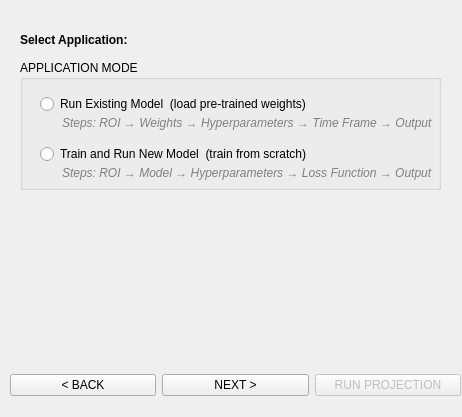
<?xml version="1.0" encoding="UTF-8"?>
<ui version="4.0">
 <class>population_modelDialogBase</class>
 <widget class="QDialog" name="population_modelDialogBase">
  <property name="geometry">
   <rect><x>0</x><y>0</y><width>462</width><height>417</height></rect>
  </property>
  <property name="windowTitle">
   <string>LandScan Population Modelling</string>
  </property>

  <!--
    Page indices (stacked widget order):
      0  – Mode selector          (shared entry point)
      1  – ROI                    (shared)
      2  – Model selection        (Train & Run only)
      3  – Weights upload         (Run Existing only)  ← NEW dedicated page
      4  – Hyperparameters        (shared; auto-filled + locked in Run Existing)
      5  – Loss function          (Train & Run only)
      6  – Time frame             (Run Existing only)  ← split out from old page 5
      7  – Output directory       (shared)

    Run Existing flow : 0 → 1 → 3 → 4 → 6 → 7
    Train & Run flow  : 0 → 1 → 2 → 4 → 5 → 7
  -->

  <widget class="QStackedWidget" name="stackedWidget">
   <property name="geometry">
    <rect><x>10</x><y>20</y><width>441</width><height>321</height></rect>
   </property>
   <property name="currentIndex"><number>0</number></property>

   <!-- ═══ PAGE 0 – Mode selector ═══════════════════════════════════════ -->
   <widget class="QWidget" name="page_mode">
    <widget class="QLabel" name="lbl_mode_title">
     <property name="geometry"><rect><x>10</x><y>10</y><width>421</width><height>20</height></rect></property>
     <property name="text"><string>Select Application:</string></property>
     <property name="font"><font><bold>true</bold></font></property>
    </widget>
    <widget class="QGroupBox" name="grp_mode">
     <property name="geometry"><rect><x>10</x><y>40</y><width>421</width><height>130</height></rect></property>
     <property name="title"><string>APPLICATION MODE</string></property>
     <widget class="QRadioButton" name="radio_run_existing">
      <property name="geometry"><rect><x>20</x><y>30</y><width>381</width><height>28</height></rect></property>
      <property name="text"><string>Run Existing Model  (load pre-trained weights)</string></property>
     </widget>
     <widget class="QLabel" name="lbl_run_existing_desc">
      <property name="geometry"><rect><x>42</x><y>55</y><width>371</width><height>16</height></rect></property>
      <property name="text"><string>Steps: ROI → Weights → Hyperparameters → Time Frame → Output</string></property>
      <property name="styleSheet"><string>color: gray; font-style: italic;</string></property>
     </widget>
     <widget class="QRadioButton" name="radio_train_run">
      <property name="geometry"><rect><x>20</x><y>80</y><width>381</width><height>28</height></rect></property>
      <property name="text"><string>Train and Run New Model  (train from scratch)</string></property>
     </widget>
     <widget class="QLabel" name="lbl_train_run_desc">
      <property name="geometry"><rect><x>42</x><y>105</y><width>371</width><height>16</height></rect></property>
      <property name="text"><string>Steps: ROI → Model → Hyperparameters → Loss Function → Output</string></property>
      <property name="styleSheet"><string>color: gray; font-style: italic;</string></property>
     </widget>
    </widget>
   </widget>

   <!-- ═══ PAGE 1 – ROI (shared) ══════════════════════════════════════ -->
   <widget class="QWidget" name="page_roi">
    <widget class="QLabel" name="label">
     <property name="geometry"><rect><x>10</x><y>0</y><width>221</width><height>16</height></rect></property>
     <property name="text"><string>Step 1: Select Region of Interest:</string></property>
    </widget>
    <widget class="QRadioButton" name="radio_nominatim">
     <property name="geometry"><rect><x>10</x><y>20</y><width>80</width><height>18</height></rect></property>
     <property name="text"><string>Nominatim</string></property>
    </widget>
    <widget class="QWidget" name="horizontalLayoutWidget_2">
     <property name="geometry"><rect><x>20</x><y>40</y><width>411</width><height>31</height></rect></property>
     <layout class="QHBoxLayout" name="horizontalLayout_2">
      <item><widget class="QLineEdit" name="input_search"/></item>
      <item><widget class="QPushButton" name="btn_search"><property name="text"><string>Search</string></property></widget></item>
     </layout>
    </widget>
    <widget class="QComboBox" name="combo_suggestions">
     <property name="geometry"><rect><x>20</x><y>80</y><width>411</width><height>22</height></rect></property>
    </widget>
    <widget class="QRadioButton" name="radio_bbox">
     <property name="geometry"><rect><x>10</x><y>110</y><width>211</width><height>18</height></rect></property>
     <property name="text"><string>Bounding box (lat1, lon1, lat2, lon2)</string></property>
    </widget>
    <widget class="QWidget" name="gridLayoutWidget">
     <property name="geometry"><rect><x>20</x><y>140</y><width>411</width><height>96</height></rect></property>
     <layout class="QGridLayout" name="gridLayout">
      <item row="0" column="0"><widget class="QLabel" name="label_2"><property name="text"><string>minimum latitude</string></property></widget></item>
      <item row="0" column="1"><widget class="QDoubleSpinBox" name="box_min_y"/></item>
      <item row="1" column="0"><widget class="QLabel" name="label_3"><property name="text"><string>minimum longitude</string></property></widget></item>
      <item row="1" column="1"><widget class="QDoubleSpinBox" name="box_min_x"/></item>
      <item row="2" column="0"><widget class="QLabel" name="label_4"><property name="text"><string>maximum latitude</string></property></widget></item>
      <item row="2" column="1"><widget class="QDoubleSpinBox" name="box_max_y"/></item>
      <item row="3" column="0"><widget class="QLabel" name="label_5"><property name="text"><string>maximum longitude</string></property></widget></item>
      <item row="3" column="1"><widget class="QDoubleSpinBox" name="box_max_x"/></item>
     </layout>
    </widget>
    <widget class="QRadioButton" name="radio_upload">
     <property name="geometry"><rect><x>10</x><y>250</y><width>141</width><height>18</height></rect></property>
     <property name="text"><string>Shapefile (.geojson/.shp)</string></property>
    </widget>
    <widget class="QgsFileWidget" name="frame">
     <property name="geometry"><rect><x>20</x><y>280</y><width>411</width><height>21</height></rect></property>
     <property name="filter" stdset="0"><string>Vector Files (*.shp *.geojson *.gpkg)</string></property>
    </widget>
   </widget>

   <!-- ═══ PAGE 2 – Model Selection (Train & Run only) ════════════════ -->
   <widget class="QWidget" name="page_model">
    <widget class="QLabel" name="label_6">
     <property name="geometry"><rect><x>10</x><y>0</y><width>221</width><height>16</height></rect></property>
     <property name="text"><string>Step 2: Model Selection:</string></property>
    </widget>
    <widget class="QGroupBox" name="groupBox">
     <property name="geometry"><rect><x>10</x><y>20</y><width>421</width><height>61</height></rect></property>
     <property name="title"><string>MODEL SELECTION:</string></property>
     <widget class="QComboBox" name="combo_model">
      <property name="geometry"><rect><x>20</x><y>20</y><width>201</width><height>22</height></rect></property>
      <item><property name="text"><string>ConvLSTM</string></property></item>
      <item><property name="text"><string>Vision Transformers (ViT)</string></property></item>
     </widget>
    </widget>
   </widget>

   <!-- ═══ PAGE 3 – Weights Upload (Run Existing only) ════════════════ -->
   <widget class="QWidget" name="page_weights">
    <widget class="QLabel" name="lbl_weights_step">
     <property name="geometry"><rect><x>10</x><y>0</y><width>421</width><height>16</height></rect></property>
     <property name="text"><string>Step 2: Pre-Trained Model Weights:</string></property>
    </widget>
    <widget class="QGroupBox" name="grp_weights">
     <property name="geometry"><rect><x>10</x><y>25</y><width>421</width><height>111</height></rect></property>
     <property name="title"><string>WEIGHTS FILE:</string></property>
     <widget class="QLabel" name="lbl_weights_hint">
      <property name="geometry"><rect><x>10</x><y>22</y><width>401</width><height>32</height></rect></property>
      <property name="text"><string>Select the .pth weights file produced by a previous LandScan training run.
Architecture and hyperparameters will be read automatically from the file.</string></property>
      <property name="wordWrap"><bool>true</bool></property>
     </widget>
     <widget class="QgsFileWidget" name="file_weights">
      <property name="geometry"><rect><x>10</x><y>72</y><width>401</width><height>27</height></rect></property>
      <property name="filter" stdset="0"><string>PyTorch Weights (*.pth *.pt)</string></property>
     </widget>
    </widget>

    <!-- Read-back panel: populated by Python after parsing checkpoint -->
    <widget class="QGroupBox" name="grp_weights_info">
     <property name="geometry"><rect><x>10</x><y>148</y><width>421</width><height>111</height></rect></property>
     <property name="title"><string>DETECTED CONFIGURATION (read from file):</string></property>
     <widget class="QLabel" name="lbl_detected_arch">
      <property name="geometry"><rect><x>10</x><y>22</y><width>401</width><height>16</height></rect></property>
      <property name="text"><string>Architecture:  —</string></property>
     </widget>
     <widget class="QLabel" name="lbl_detected_patch">
      <property name="geometry"><rect><x>10</x><y>44</y><width>401</width><height>16</height></rect></property>
      <property name="text"><string>Patch size:  —     Stride:  —     Batch size:  —</string></property>
     </widget>
     <widget class="QLabel" name="lbl_detected_time">
      <property name="geometry"><rect><x>10</x><y>66</y><width>401</width><height>16</height></rect></property>
      <property name="text"><string>Timesteps:  —     Epochs trained:  —</string></property>
     </widget>
     <widget class="QLabel" name="lbl_detected_status">
      <property name="geometry"><rect><x>10</x><y>88</y><width>401</width><height>16</height></rect></property>
      <property name="text"><string></string></property>
      <property name="styleSheet"><string>color: gray; font-style: italic;</string></property>
     </widget>
    </widget>
   </widget>

   <!-- ═══ PAGE 4 – Hyperparameters (shared) ══════════════════════════ -->
   <widget class="QWidget" name="page_hyperparam">
    <widget class="QLabel" name="lbl_hyperparam_step">
     <property name="geometry"><rect><x>10</x><y>0</y><width>421</width><height>16</height></rect></property>
     <property name="text"><string>Step 3: Hyperparameters:</string></property>
    </widget>

    <!-- Warning banner: visible only in Run Existing mode (shown/hidden by Python) -->
    <widget class="QFrame" name="frame_hyperparam_warning">
     <property name="geometry"><rect><x>10</x><y>20</y><width>421</width><height>36</height></rect></property>
     <property name="frameShape"><enum>QFrame::StyledPanel</enum></property>
     <property name="styleSheet"><string>QFrame { background-color: #fff8e1; border: 1px solid #f9a825; border-radius: 4px; }</string></property>
     <widget class="QLabel" name="lbl_hyperparam_warning">
      <property name="geometry"><rect><x>8</x><y>4</y><width>405</width><height>28</height></rect></property>
      <property name="text"><string>⚠  Values loaded from weights file. Changing them may cause inference errors.</string></property>
      <property name="wordWrap"><bool>true</bool></property>
      <property name="styleSheet"><string>color: #5d4037; font-style: italic; border: none;</string></property>
     </widget>
    </widget>

    <widget class="QGroupBox" name="groupBox_2">
     <property name="geometry"><rect><x>10</x><y>62</y><width>421</width><height>251</height></rect></property>
     <property name="title"><string>HYPERPARAMETERS:</string></property>
     <widget class="QWidget" name="formLayoutWidget">
      <property name="geometry"><rect><x>10</x><y>20</y><width>401</width><height>221</height></rect></property>
      <layout class="QFormLayout" name="formLayout">
       <item row="0" column="0"><widget class="QLabel" name="label_7"><property name="text"><string>Patch Size:</string></property></widget></item>
       <item row="0" column="1"><widget class="QSpinBox" name="spin_patch_size"><property name="maximum"><number>512</number></property><property name="value"><number>64</number></property></widget></item>
       <item row="1" column="0"><widget class="QLabel" name="label_8"><property name="text"><string>Stride (Overlap):</string></property></widget></item>
       <item row="1" column="1"><widget class="QSpinBox" name="spin_stride"><property name="maximum"><number>512</number></property><property name="value"><number>32</number></property></widget></item>
       <item row="2" column="0"><widget class="QLabel" name="label_9"><property name="text"><string>Batch Size:</string></property></widget></item>
       <item row="2" column="1"><widget class="QSpinBox" name="spin_batch_size"><property name="maximum"><number>128</number></property><property name="value"><number>8</number></property></widget></item>
       <item row="3" column="0"><widget class="QLabel" name="label_10"><property name="text"><string>Timesteps:</string></property></widget></item>
       <item row="3" column="1"><widget class="QSpinBox" name="spin_timesteps"><property name="maximum"><number>20</number></property><property name="value"><number>4</number></property></widget></item>
       <item row="4" column="0"><widget class="QLabel" name="label_11"><property name="text"><string>Training Epochs:</string></property></widget></item>
       <item row="4" column="1"><widget class="QSpinBox" name="spin_epochs"><property name="maximum"><number>1000</number></property><property name="value"><number>10</number></property></widget></item>
      </layout>
     </widget>
    </widget>
   </widget>

   <!-- ═══ PAGE 5 – Loss Function (Train & Run only) ══════════════════ -->
   <widget class="QWidget" name="page_loss">
    <widget class="QLabel" name="label_13">
     <property name="geometry"><rect><x>10</x><y>0</y><width>371</width><height>16</height></rect></property>
     <property name="text"><string>Step 4: Loss Metric Weighting:</string></property>
    </widget>
    <widget class="QGroupBox" name="groupBox_3">
     <property name="geometry"><rect><x>10</x><y>20</y><width>421</width><height>291</height></rect></property>
     <property name="title"><string>LOSS FUNCTION:</string></property>
     <layout class="QGridLayout" name="gridLayout_2">
      <item row="0" column="0"><widget class="QCheckBox" name="check_mse"><property name="text"><string>Mean Squared Error (MSE)</string></property></widget></item>
      <item row="0" column="1"><widget class="QSpinBox" name="spin_mse_weight"><property name="maximum"><number>100</number></property><property name="value"><number>100</number></property></widget></item>
      <item row="1" column="0"><widget class="QCheckBox" name="check_mae"><property name="text"><string>Mean Absolute Error (MAE)</string></property></widget></item>
      <item row="1" column="1"><widget class="QSpinBox" name="spin_mae_weight"><property name="maximum"><number>100</number></property></widget></item>
      <item row="2" column="0"><widget class="QCheckBox" name="check_ssim"><property name="text"><string>Structural Similarity Index Measure (SSIM)</string></property></widget></item>
      <item row="2" column="1"><widget class="QSpinBox" name="spin_ssim_weight"><property name="maximum"><number>100</number></property></widget></item>
      <item row="3" column="0"><widget class="QCheckBox" name="check_rmse"><property name="text"><string>Root Mean Squared Error (RMSE)</string></property></widget></item>
      <item row="3" column="1"><widget class="QSpinBox" name="spin_rmse_weight"><property name="maximum"><number>100</number></property></widget></item>
      <item row="4" column="0"><widget class="QCheckBox" name="check_logcosh"><property name="text"><string>Log-Cosh Loss</string></property></widget></item>
      <item row="4" column="1"><widget class="QSpinBox" name="spin_logcosh_weight"><property name="maximum"><number>100</number></property></widget></item>
      <item row="5" column="0"><widget class="QCheckBox" name="check_tpe"><property name="text"><string>Total Population Error (TPE)</string></property></widget></item>
      <item row="5" column="1"><widget class="QSpinBox" name="spin_tpe_weight"><property name="maximum"><number>100</number></property></widget></item>
      <item row="6" column="0"><widget class="QCheckBox" name="check_psnr"><property name="text"><string>Peak Signal-to-Noise Ratio (PSNR)</string></property></widget></item>
      <item row="6" column="1"><widget class="QSpinBox" name="spin_psnr_weight"><property name="maximum"><number>100</number></property></widget></item>
      <item row="7" column="0"><widget class="QCheckBox" name="check_smape"><property name="text"><string>Symmetric Mean Absolute Percentage Error (sMAPE)</string></property></widget></item>
      <item row="7" column="1"><widget class="QSpinBox" name="spin_smape_weight"><property name="maximum"><number>100</number></property></widget></item>
      <item row="8" column="0"><widget class="QCheckBox" name="check_emd"><property name="text"><string>Earth Mover's Distance (EMD)</string></property></widget></item>
      <item row="8" column="1"><widget class="QSpinBox" name="spin_emd_weight"><property name="maximum"><number>100</number></property></widget></item>
     </layout>
    </widget>
   </widget>

   <!-- ═══ PAGE 6 – Time Frame (Run Existing only) ═════════════════════ -->
   <widget class="QWidget" name="page_timeframe">
    <widget class="QLabel" name="lbl_timeframe_step">
     <property name="geometry"><rect><x>10</x><y>0</y><width>421</width><height>16</height></rect></property>
     <property name="text"><string>Step 4: Time Frame:</string></property>
    </widget>
    <widget class="QGroupBox" name="grp_timeframe">
     <property name="geometry"><rect><x>10</x><y>25</y><width>421</width><height>101</height></rect></property>
     <property name="title"><string>TIME FRAME:</string></property>
     <widget class="QWidget" name="formLayoutWidget_tf">
      <property name="geometry"><rect><x>10</x><y>20</y><width>401</width><height>71</height></rect></property>
      <layout class="QFormLayout" name="formLayout_tf">
       <item row="0" column="0"><widget class="QLabel" name="label_tf_start"><property name="text"><string>Start Year:</string></property></widget></item>
       <item row="0" column="1">
        <widget class="QSpinBox" name="spin_start_year">
         <property name="minimum"><number>2000</number></property>
         <property name="maximum"><number>2022</number></property>
         <property name="value"><number>2017</number></property>
        </widget>
       </item>
       <item row="1" column="0"><widget class="QLabel" name="label_tf_end"><property name="text"><string>End Year (included):</string></property></widget></item>
       <item row="1" column="1">
        <widget class="QSpinBox" name="spin_end_year">
         <property name="minimum"><number>2001</number></property>
         <property name="maximum"><number>2023</number></property>
         <property name="value"><number>2022</number></property>
        </widget>
       </item>
      </layout>
     </widget>
    </widget>
    <widget class="QLabel" name="lbl_timeframe_note">
     <property name="geometry"><rect><x>10</x><y>140</y><width>421</width><height>32</height></rect></property>
     <property name="text"><string>Note: the number of historical years used as model input must match the Timesteps value saved in the weights file.</string></property>
     <property name="wordWrap"><bool>true</bool></property>
     <property name="styleSheet"><string>color: gray; font-style: italic;</string></property>
    </widget>
   </widget>

   <!-- ═══ PAGE 7 – Output Directory (shared) ══════════════════════════ -->
   <widget class="QWidget" name="page_output">
    <widget class="QLabel" name="lbl_output_step">
     <property name="geometry"><rect><x>10</x><y>0</y><width>371</width><height>16</height></rect></property>
     <property name="text"><string>Step 5: Output Directory Setup:</string></property>
    </widget>
    <widget class="QLabel" name="lbl_output_hint">
     <property name="geometry"><rect><x>10</x><y>22</y><width>421</width><height>16</height></rect></property>
     <property name="text"><string>All output rasters (and weights for training runs) will be saved here:</string></property>
    </widget>
    <widget class="QgsFileWidget" name="dir_output">
     <property name="geometry"><rect><x>20</x><y>50</y><width>411</width><height>27</height></rect></property>
     <property name="storageMode"><enum>QgsFileWidget::GetDirectory</enum></property>
    </widget>
   </widget>

  </widget><!-- end stackedWidget -->

  <!-- ═══ Navigation buttons ══════════════════════════════════════════════ -->
  <widget class="QWidget" name="horizontalLayoutWidget">
   <property name="geometry"><rect><x>10</x><y>360</y><width>451</width><height>51</height></rect></property>
   <layout class="QHBoxLayout" name="horizontalLayout">
    <item><widget class="QPushButton" name="btn_back"><property name="text"><string>&lt; BACK</string></property></widget></item>
    <item><widget class="QPushButton" name="btn_next"><property name="text"><string>NEXT &gt;</string></property></widget></item>
    <item><widget class="QPushButton" name="btn_run"><property name="enabled"><bool>false</bool></property><property name="text"><string>RUN PROJECTION</string></property></widget></item>
   </layout>
  </widget>

 </widget><!-- end QDialog -->

 <customwidgets>
  <customwidget>
   <class>QgsFileWidget</class>
   <extends>QFrame</extends>
   <header>qgis.gui</header>
   <container>1</container>
  </customwidget>
 </customwidgets>
 <resources/>
 <connections/>
</ui>
